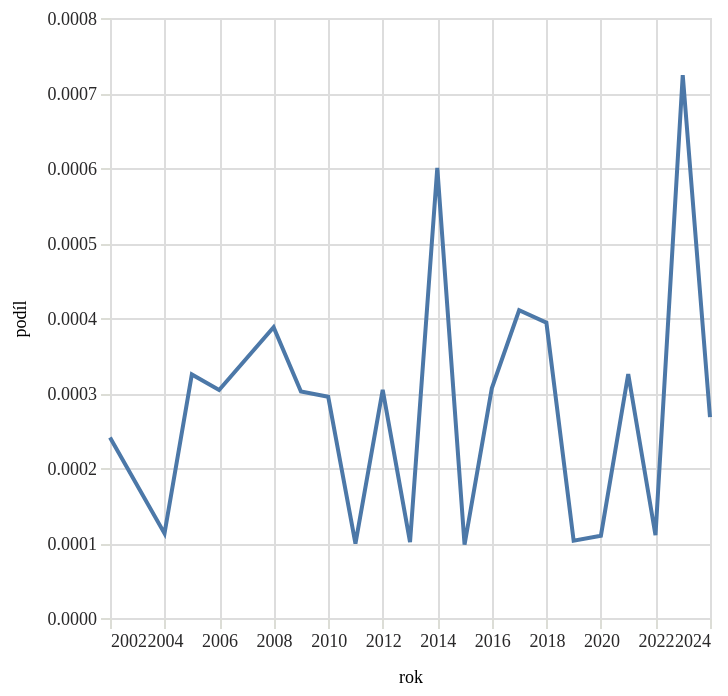

Notebook code cell kept with this figure:
### Code cell
alt.Chart(alt_friendly(bestsellerove_romanove_vazby.filter(pl.col("rok").is_between(1990,2024)))).mark_line().encode(alt.X("rok:T"), alt.Y("podíl:Q"))

### Figure 1 — Vega-Lite specification as saved in the notebook (floating-point values rounded to 4 significant figures)
{"config": {"title": {"font": "Noticia Text", "fontSize": 11.5, "anchor": "start", "lineHeight": 19, "fontWeight": "bolder", "subtitleFont": "Noticia Text", "subtitleFontSize": 10, "subtitleLineHeight": 15, "subtitlePadding": 10, "dy": -10, "color": "#292829", "subtitleColor": "#292829"}, "axis": {"labelFont": "Asap", "titleFont": "Asap", "fontWeight": "lighter", "titleFontWeight": "lighter", "labelFontSize": 9, "titleFontSize": 9, "labelPadding": 2, "titlePadding": 9, "domainOpacity": 0, "tickColor": "#DCDDD6", "labelColor": "#292829"}, "legend": {"labelFont": "Asap", "labelFontWeight": "normal", "titleFont": "Asap", "titleFontWeight": "normal", "labelFontSize": 9, "titleFontSize": 9, "labelColor": "#292829"}}, "data": {"name": "data-9a3a4a70698d1df2b5a5feb24bc7b11d"}, "mark": {"type": "line"}, "encoding": {"x": {"field": "rok", "type": "temporal"}, "y": {"field": "podíl", "type": "quantitative"}}, "$schema": "https://vega.github.io/schema/vega-lite/v5.8.0.json", "datasets": {"data-9a3a4a70698d1df2b5a5feb24bc7b11d": [{"rok": "2002-01-01T00:00:00", "brožovaná": 2, "jakákoliv": 8312, "vše": 9965, "podíl": 0.0002406, "vyplněnost": 0.8341}, {"rok": "2004-01-01T00:00:00", "brožovaná": 1, "jakákoliv": 8863, "vše": 10482, "podíl": 0.0001128, "vyplněnost": 0.8455}, {"rok": "2005-01-01T00:00:00", "brožovaná": 3, "jakákoliv": 9237, "vše": 10772, "podíl": 0.0003248, "vyplněnost": 0.8575}, {"rok": "2006-01-01T00:00:00", "brožovaná": 3, "jakákoliv": 9869, "vše": 11535, "podíl": 0.000304, "vyplněnost": 0.8556}, {"rok": "2008-01-01T00:00:00", "brožovaná": 4, "jakákoliv": 10316, "vše": 11966, "podíl": 0.0003877, "vyplněnost": 0.8621}, {"rok": "2009-01-01T00:00:00", "brožovaná": 3, "jakákoliv": 9932, "vše": 11423, "podíl": 0.0003021, "vyplněnost": 0.8695}, {"rok": "2010-01-01T00:00:00", "brožovaná": 3, "jakákoliv": 10169, "vše": 11765, "podíl": 0.000295, "vyplněnost": 0.8643}, {"rok": "2011-01-01T00:00:00", "brožovaná": 1, "jakákoliv": 10071, "vše": 11522, "podíl": 9.93e-05, "vyplněnost": 0.8741}, {"rok": "2012-01-01T00:00:00", "brožovaná": 3, "jakákoliv": 9863, "vše": 11520, "podíl": 0.0003042, "vyplněnost": 0.8562}, {"rok": "2013-01-01T00:00:00", "brožovaná": 1, "jakákoliv": 9888, "vše": 11361, "podíl": 0.0001011, "vyplněnost": 0.8703}, {"rok": "2014-01-01T00:00:00", "brožovaná": 6, "jakákoliv": 9997, "vše": 11637, "podíl": 0.0006002, "vyplněnost": 0.8591}, {"rok": "2015-01-01T00:00:00", "brožovaná": 1, "jakákoliv": 10236, "vše": 11923, "podíl": 9.769e-05, "vyplněnost": 0.8585}, {"rok": "2016-01-01T00:00:00", "brožovaná": 3, "jakákoliv": 9798, "vše": 11225, "podíl": 0.0003062, "vyplněnost": 0.8729}, {"rok": "2017-01-01T00:00:00", "brožovaná": 4, "jakákoliv": 9748, "vše": 11128, "podíl": 0.0004103, "vyplněnost": 0.876}, {"rok": "2018-01-01T00:00:00", "brožovaná": 4, "jakákoliv": 10158, "vše": 11514, "podíl": 0.0003938, "vyplněnost": 0.8822}, {"rok": "2019-01-01T00:00:00", "brožovaná": 1, "jakákoliv": 9696, "vše": 10892, "podíl": 0.0001031, "vyplněnost": 0.8902}, {"rok": "2020-01-01T00:00:00", "brožovaná": 1, "jakákoliv": 9110, "vše": 10209, "podíl": 0.0001098, "vyplněnost": 0.8923}, {"rok": "2021-01-01T00:00:00", "brožovaná": 3, "jakákoliv": 9220, "vše": 10214, "podíl": 0.0003254, "vyplněnost": 0.9027}, {"rok": "2022-01-01T00:00:00", "brožovaná": 1, "jakákoliv": 9059, "vše": 9997, "podíl": 0.0001104, "vyplněnost": 0.9062}, {"rok": "2023-01-01T00:00:00", "brožovaná": 6, "jakákoliv": 8289, "vše": 9086, "podíl": 0.0007239, "vyplněnost": 0.9123}, {"rok": "2024-01-01T00:00:00", "brožovaná": 2, "jakákoliv": 7469, "vše": 8036, "podíl": 0.0002678, "vyplněnost": 0.9294}]}}
